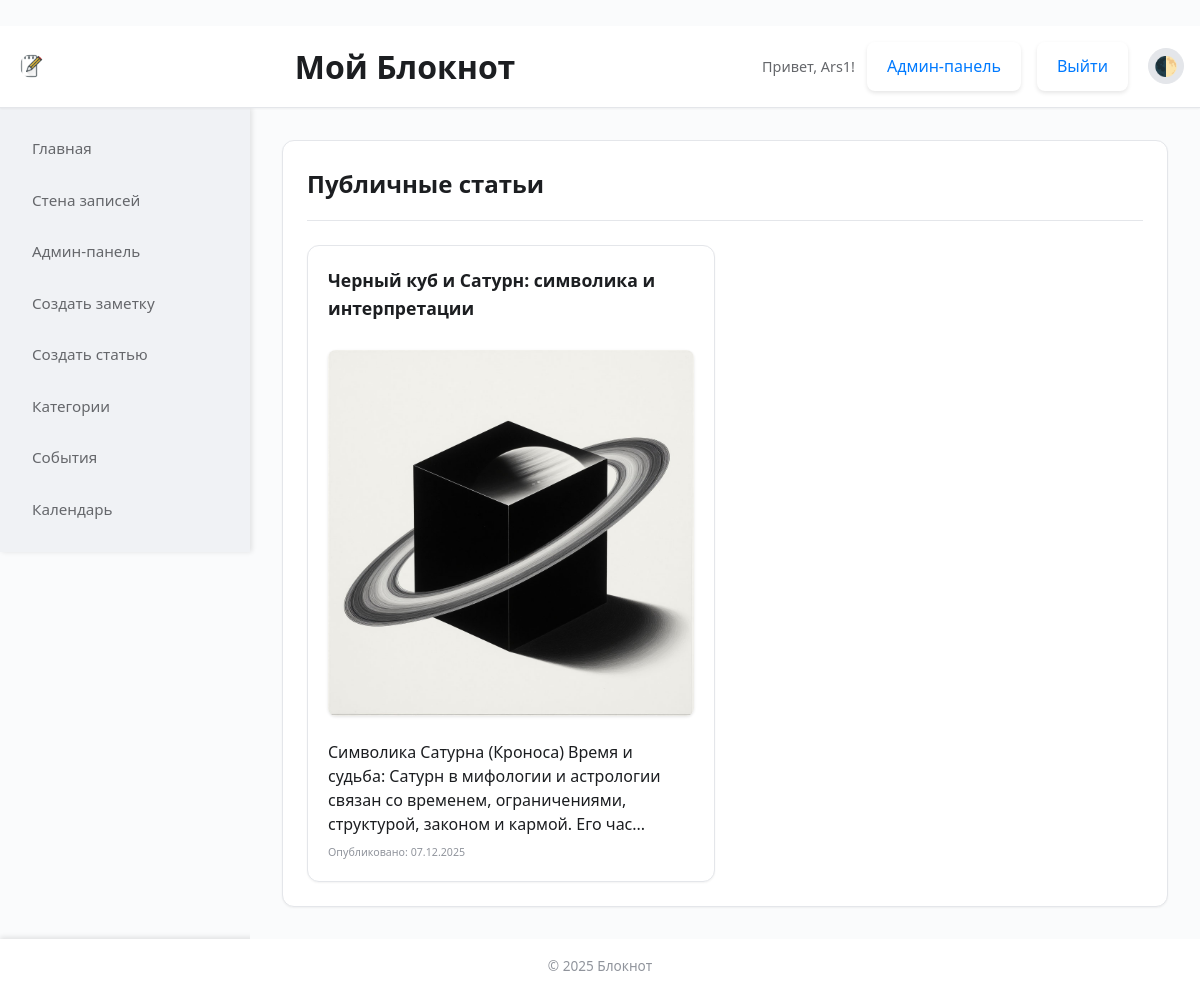
Screenshot of /public_articles (signed in) with the database file from the repository.
### models.py (models this page shows, shortened)
class User(UserMixin, db.Model):
    id = db.Column(db.Integer, primary_key=True)
    username = db.Column(db.String(80), unique=True, nullable=False)
    password_hash = db.Column(db.String(120), nullable=False)
    is_admin = db.Column(db.Boolean, default=False) # По умолчанию False

class Note(db.Model):
    id = db.Column(db.Integer, primary_key=True)
    title = db.Column(db.String(200), nullable=True)
    content = db.Column(db.Text, nullable=True)
    full_content = db.Column(db.Text, nullable=True) # Полный HTML-контент статьи
    image_filename = db.Column(db.String(200), nullable=True)
    created_at = db.Column(db.DateTime, default=datetime.utcnow)
    updated_at = db.Column(db.DateTime, default=datetime.utcnow, onupdate=datetime.utcnow)
    note_type = db.Column(db.String(20), default='note') # 'note', 'list', 'image_note', 'article'
    tags = db.Column(db.String(500), nullable=True)
    background_color = db.Column(db.String(20), default='white')
    summary = db.Column(db.Text, nullable=True) # Краткое описание статьи
    preview_image = db.Column(db.String(200), nullable=True) # Изображение превью статьи
    category_ids = db.Column(db.String(200), nullable=True)
    is_published = db.Column(db.Boolean, default=False) # По умолчанию False
    user_id = db.Column(db.Integer, db.ForeignKey('user.id'), nullable=False)
    user = db.relationship('User', backref=db.backref('notes', lazy=True))

### app.py (the view)
@app.route('/public_articles')
def public_articles():
    articles = Note.query.filter_by(note_type='article', is_published=True).order_by(Note.updated_at.desc()).all()
    return render_template('public_articles.html', articles=articles)

### app.py (called while the page is built)
@login_manager.user_loader
def load_user(user_id):
    return User.query.get(int(user_id))

### templates/public_articles.html (shortened to what this page needs)
{% extends "base.html" %}
<!-- {% block sidebar %}
    {% include 'sidebar.html' %}
{% endblock %} -->
{% block content %}
<div class="content-card">
    <div class="card-header">
        <h2>Публичные статьи</h2>
    </div>
    {% if articles %}
        <div class="articles-list">
        {% for article in articles %}
            <div class="article-card" style="background-color: {{ article.background_color or 'white' }};">
                {% if article.title %}
                    <h3><a href="{{ url_for('read_article', id=article.id) }}">{{ article.title }}</a></h3>
                {% endif %}
                {% if article.preview_image %}
                    <div class="article-preview-image">
                        <img src="{{ url_for('static', filename='uploads/' + article.preview_image) }}" alt="Превью статьи" style="max-width: 100%;">
                    </div>
                {% endif %}
                {% if article.summary %}
                    <p class="article-summary">{{ article.summary[:150] }}{% if article.summary|length > 150 %}...{% endif %}</p>
                {% endif %}
                <p class="article-date"><small>Опубликовано: {{ article.created_at.strftime('%d.%m.%Y') }}</small></p>
            </div>
        {% endfor %}
        </div>
    {% else %}
        <p>Публичных статей нет.</p>
    {% endif %}
</div>
{% endblock %}

### templates/base.html (shortened to what this page needs)
<!DOCTYPE html>
<html lang="ru">
<head>
    <link rel="stylesheet" href="{{ url_for('static', filename='css/style.css') }}">
    <link rel="stylesheet" href="{{ url_for('static', filename='izitoast/iziToast.min.css') }}">
</head>
<body>
    <header class="app-header">
        <div class="app-header-content">
            <img src="{{ url_for('static', filename='icons/note-1.png') }}" alt="Логотип" class="app-logo">
            <h1>Мой Блокнот</h1>
            <div class="auth-info">
                {% if current_user.is_authenticated %}
                    <span>Привет, {{ current_user.username }}!</span>
                    {% if current_user.is_admin %}
                        <a href="{{ url_for('admin_index') }}" class="btn btn-auth btn-auth-secondary">Админ-панель</a>
                    {% endif %}
                    <a href="{{ url_for('logout') }}" class="btn btn-auth btn-auth-secondary">Выйти</a>
                {% else %}
                    <a href="{{ url_for('login') }}" class="btn btn-auth btn-auth-secondary">Войти</a>
                    <a href="{{ url_for('register') }}" class="btn btn-auth btn-auth-primary">Регистрация</a>
                {% endif %}
                <button class="theme-toggle-btn" onclick="toggleTheme()" aria-label="Переключить тему">🌓</button>
            </div>
        </div>
    </header>
    <div class="app-container">
        {% block sidebar %}{% endblock %}
        <main class="app-main">
            {% block content %}{% endblock %}
        </main>
    </div>
    <footer class="app-footer">
        <p>&copy; 2025 Блокнот</p>
    </footer>
</body>
</html>

### rows the page displays
User: username "Ars1"
Note: title "Черный куб и Сатурн: символика и интерпретации", preview_image (picture), summary "Символика Сатурна (Кроноса) Время и судьба: Сатурн в мифологии и астрологии связан со временем, ограничениями, структурой, законом и кармой. Его час", created_at "07.12.2025"
